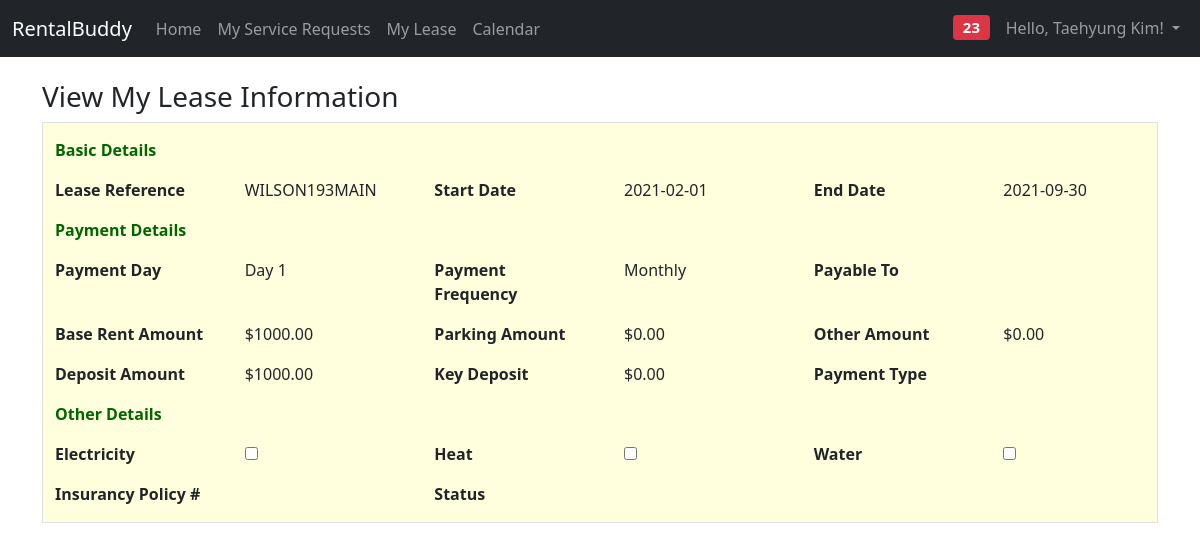
The page /pages/lease_info_tenant.php (signed in) on the database its author committed.
### tables this page shows
CREATE TABLE `leases` (
  `lease_id` int(11) NOT NULL,
  `rental_property_id` int(11) NOT NULL,
  `tenant_id` int(11) NOT NULL,
  `start_date` date NOT NULL,
  `end_date` date DEFAULT NULL,
  `payment_day` int(11) NOT NULL DEFAULT 1,
  `payment_frequency_code` varchar(20) NOT NULL,
  `base_rent_amount` decimal(10,2) NOT NULL DEFAULT 0.00,
  `parking_amount` decimal(10,2) NOT NULL DEFAULT 0.00,
  `other_amount` decimal(10,2) NOT NULL DEFAULT 0.00,
  `payable_to` varchar(50) NOT NULL,
  `deposit_amount` decimal(10,2) NOT NULL DEFAULT 0.00,
  `key_deposit` decimal(10,2) NOT NULL DEFAULT 0.00,
  `payment_type_code` varchar(20) NOT NULL,
  `include_electricity` tinyint(1) NOT NULL DEFAULT 0,
  `include_heat` tinyint(1) NOT NULL DEFAULT 0,
  `include_water` tinyint(1) NOT NULL DEFAULT 0,
  `insurancy_policy_number` varchar(50) DEFAULT NULL,
  `status_code` varchar(20) NOT NULL,
  `last_updated` datetime NOT NULL DEFAULT current_timestamp(),
  `last_updated_user_id` varchar(50) NOT NULL
);

CREATE TABLE `rental_properties` (
  `rental_property_id` int(11) NOT NULL,
  `listing_reference` varchar(20) NOT NULL,
  `address_1` varchar(50) NOT NULL,
  `address_2` varchar(50) DEFAULT NULL,
  `city` varchar(50) NOT NULL,
  `province_code` varchar(2) NOT NULL DEFAULT 'ON',
  `postal_code` varchar(10) NOT NULL,
  `latitude` varchar(20) DEFAULT NULL,
  `longitude` varchar(20) DEFAULT NULL,
  `number_bedrooms` int(11) NOT NULL,
  `property_type_code` varchar(20) NOT NULL,
  `parking_space_type_code` varchar(20) NOT NULL,
  `number_parking_spaces` int(11) NOT NULL DEFAULT 0,
  `rental_duration_code` varchar(20) NOT NULL DEFAULT 'monthly',
  `smoking_allowed` tinyint(1) NOT NULL DEFAULT 0,
  `insurance_required` tinyint(1) NOT NULL DEFAULT 1,
  `status_code` varchar(20) NOT NULL,
  `last_updated` datetime NOT NULL DEFAULT current_timestamp(),
  `last_updated_user_id` varchar(50) NOT NULL
);

CREATE TABLE `codes` (
  `code_id` int(11) NOT NULL,
  `code_type` varchar(20) NOT NULL,
  `code_value` varchar(20) NOT NULL,
  `description` varchar(50) NOT NULL,
  `is_default` int(11) NOT NULL DEFAULT 0,
  `sort_order` int(11) NOT NULL DEFAULT 0,
  `is_enabled` tinyint(1) NOT NULL DEFAULT 1,
  `css_styling` varchar(200) DEFAULT NULL
);

### pages/common.php (called while the page is built, shortened)
<?php
function connectDB()
{
    try{
        $dbconn = new PDO('mysql:host=' . DBHOST . ';dbname=' . DBDB  .';charset=utf8', DBUSER, DBPW);
        $dbconn->setAttribute(PDO::ATTR_ERRMODE, PDO::ERRMODE_EXCEPTION);
        return $dbconn;
    }
    catch(Exception $e) {
        echo 'Failed to obtain database handle : '.$e->getMessage();
    }
}
    ?>
    <?php
function checkUserRoleCode($user_id){
    $db_conn = connectDB();
    $stmt = $db_conn->prepare("select user_role_code from users where user_id=? and status_code = 'enabled'");
    try {
        $stmt->execute(array($user_id));
        while ($row = $stmt->fetch(PDO::FETCH_ASSOC)) {
            return $row['user_role_code'];
        }
    } catch (Exception $e) {
        $db_conn->rollback();
        echo $e->getMessage();
    }
}
function checkTenantId($user_id){
    $db_conn = connectDB();
    $stmt = $db_conn->prepare("select tenant_id from users where user_id=? and status_code = 'enabled'");
    try {
        $stmt->execute(array($user_id));
        while ($row = $stmt->fetch(PDO::FETCH_ASSOC)) {
            return $row['tenant_id'];
        }
    } catch (Exception $e) {
        $db_conn->rollback();
        echo $e->getMessage();
    }
}
?>

### pages/lease_info_tenant.php (the view, shortened to what this page needs)
<?php
    include_once("./check_session.php");
    require_once('common.php');
?>
<!doctype html>
<html lang="en">
<head>
    <link rel="stylesheet" href="../vendor/twbs/bootstrap/dist/css/bootstrap.min.css">
    <link href="../css/starter-template.css" rel="stylesheet">
</head>
<body>
<?php
    require_once('navigationMenu.php');
    ?>
    <div class="container">
        <?php
        $db_conn = connectDB();
        $userRole = checkUserRoleCode($_SESSION['CURRENT_USER']['user_id']);
        if ($userRole == 'tenant') {
            $user_id = $_SESSION['CURRENT_USER']['user_id'];
            $tenant_id = checkTenantId($user_id);
            $get_lease = 'SELECT
                l.lease_id,
                rp.listing_reference,
                CONCAT(t.first_name, " ", t.last_name) as full_name,
                l.start_date,
                l.end_date,
                frequency_codes.description as payment_frequency,
                l.payment_day,
                l.base_rent_amount,
                l.parking_amount,
                l.other_amount,
                l.payable_to,
                l.deposit_amount,
                l.key_deposit,
                l.include_electricity,
                l.include_heat,
                l.include_water,
                l.insurancy_policy_number,
                l.last_updated,
                l.last_updated_user_id
                FROM leases l
                INNER JOIN rental_properties rp ON l.rental_property_id = rp.rental_property_id
                INNER JOIN tenants t ON l.tenant_id = t.tenant_id
                INNER JOIN codes frequency_codes on l.payment_frequency_code = frequency_codes.code_value and frequency_codes.code_type = "payment_frequency"
                INNER JOIN codes payment_types on l.payment_type_code = payment_types.code_value and payment_types.code_type = "payment_type"
                INNER JOIN codes status_codes on l.status_code = status_codes.code_value and status_codes.code_type = "lease_status"
                WHERE l.tenant_id=  :tenant_id';
            $data = array(":tenant_id" => $tenant_id);
            $stmt = $db_conn->prepare($get_lease);
            $status = $stmt->execute($data);
            while ($row = $stmt->fetch(PDO::FETCH_ASSOC)) {
        ?>
                <h3>View My Lease Information</h3>
                <div class="border" style="background-color: #ffffdd;">
                    <div class="row" style="padding-top: 15px;">
                        <div class="col-sm ps-4">
                            <p class="fw-bold" style="color: #006600;">Basic Details</p>
                        </div>
                    </div>
                    <div class="row">
                        <div class="col-sm ps-4">
                            <p class="fw-bold">Lease Reference</p>
                        </div>
                        <div class="col-sm ps-4">
                            <p><?php echo $row["listing_reference"]; ?></p>
                        </div>
                        <div class="col-sm ps-4">
                            <p class="fw-bold">Start Date</p>
                        </div>
                        <div class="col-sm ps-4">
                            <p><?php echo $row["start_date"]; ?></p>
                        </div>
                        <div class="col-sm ps-4">
                            <p class="fw-bold">End Date</p>
                        </div>
                        <div class="col-sm ps-4">
                            <p><?php echo $row["end_date"]; ?></p>
                        </div>
                    </div>
                    <div class="row">
                        <div class="col-sm ps-4">
                            <p class="fw-bold" style="color: #006600;">Payment Details</p>
                        </div>
                    </div>
                    <div class="row">
                        <div class="col-sm ps-4">
                            <p class="fw-bold">Payment Day</p>
                        </div>
                        <div class="col-sm ps-4">
                            <p>Day <?php echo $row["payment_day"]; ?></p>
                        </div>
                        <div class="col-sm ps-4">
                            <p class="fw-bold">Payment Frequency</p>
                        </div>
                        <div class="col-sm ps-4">
                            <p><?php echo $row["payment_frequency"]; ?></p>
                        </div>
                        <div class="col-sm ps-4">
                            <p class="fw-bold">Payable To</p>
                        </div>
                        <div class="col-sm ps-4">
                        </div>
                    </div>
                    <div class="row">
                        <div class="col-sm ps-4">
                            <p class="fw-bold">Base Rent Amount</p>
                        </div>
                        <div class="col-sm ps-4">
                            <p>$<?php echo $row["base_rent_amount"]; ?></p>
                        </div>
                        <div class="col-sm ps-4">
                            <p class="fw-bold">Parking Amount</p>
                        </div>
                        <div class="col-sm ps-4">
                            <p>$<?php echo $row["parking_amount"]; ?></p>
                        </div>
                        <div class="col-sm ps-4">
                            <p class="fw-bold">Other Amount</p>
                        </div>
                        <div class="col-sm ps-4">
                            <p>$<?php echo $row["other_amount"]; ?></p>
                        </div>
                    </div>
                    <div class="row">
                        <div class="col-sm ps-4">
                            <p class="fw-bold">Deposit Amount</p>
                        </div>
                        <div class="col-sm ps-4">
                            <p>$<?php echo $row["deposit_amount"]; ?></p>
                        </div>
                        <div class="col-sm ps-4">
                            <p class="fw-bold">Key Deposit</p>
                        </div>
                        <div class="col-sm ps-4">
                            <p>$<?php echo $row["key_deposit"]; ?></p>
                        </div>
                        <div class="col-sm ps-4">
                            <p class="fw-bold">Payment Type</p>
                        </div>
                        <div class="col-sm ps-4">
                        </div>
                    </div>
                    <div class="row">
                        <div class="col-sm ps-4">
                            <p class="fw-bold" style="color: #006600;">Other Details</p>
                        </div>
                    </div>
                    <div class="row">
                        <div class="col-sm ps-4">
                            <p class="fw-bold">Electricity</p>
                        </div>
                        <div class="col-sm ps-4">
                            <input type="checkbox" id="include-electricity" name="include-electricity" <?php echo ($row['include_electricity']) ? "checked" : ""; ?>>
                        </div>
                        <div class="col-sm ps-4">
                            <p class="fw-bold">Heat</p>
                        </div>
                        <div class="col-sm ps-4">
                            <input type="checkbox" id="include-heat" name="include-heat" <?php echo ($row['include_heat']) ? "checked" : ""; ?>>
                        </div>
                        <div class="col-sm ps-4">
                            <p class="fw-bold">Water</p>
                        </div>
                        <div class="col-sm ps-4">
                            <input type="checkbox" id="include-water" name="include-water" <?php echo ($row['include_water']) ? "checked" : ""; ?>>
                        </div>
                    </div>
                    <div class="row">
                        <div class="col-sm ps-4">
                            <p class="fw-bold">Insurancy Policy #</p>
                        </div>
                        <div class="col-sm ps-4">
                        </div>
                        <div class="col-sm ps-4">
                            <p class="fw-bold">Status</p>
                        </div>
                        <div class="col-sm ps-4">
                        </div>
                        <div class="col-sm ps-4"></div>
                        <div class="col-sm ps-4"></div>
                    </div>
                </div>
        <?php
            }
        }
        ?>
    </div>
</body>
</html>

### css/starter-template.css (style rules this page uses)
body { padding-top: 5rem; }

### rows shown on the page
leases: rental_property.listing_reference "WILSON193MAIN", start_date "2021-02-01", end_date "2021-09-30", payment_day "1", codes.description "Monthly", base_rent_amount "1000.00", parking_amount "0.00", other_amount "0.00", deposit_amount "1000.00", key_deposit "0.00"

### other values the page prints
$_SESSION['CURRENT_USER']['user_name'] "Taehyung Kim"
